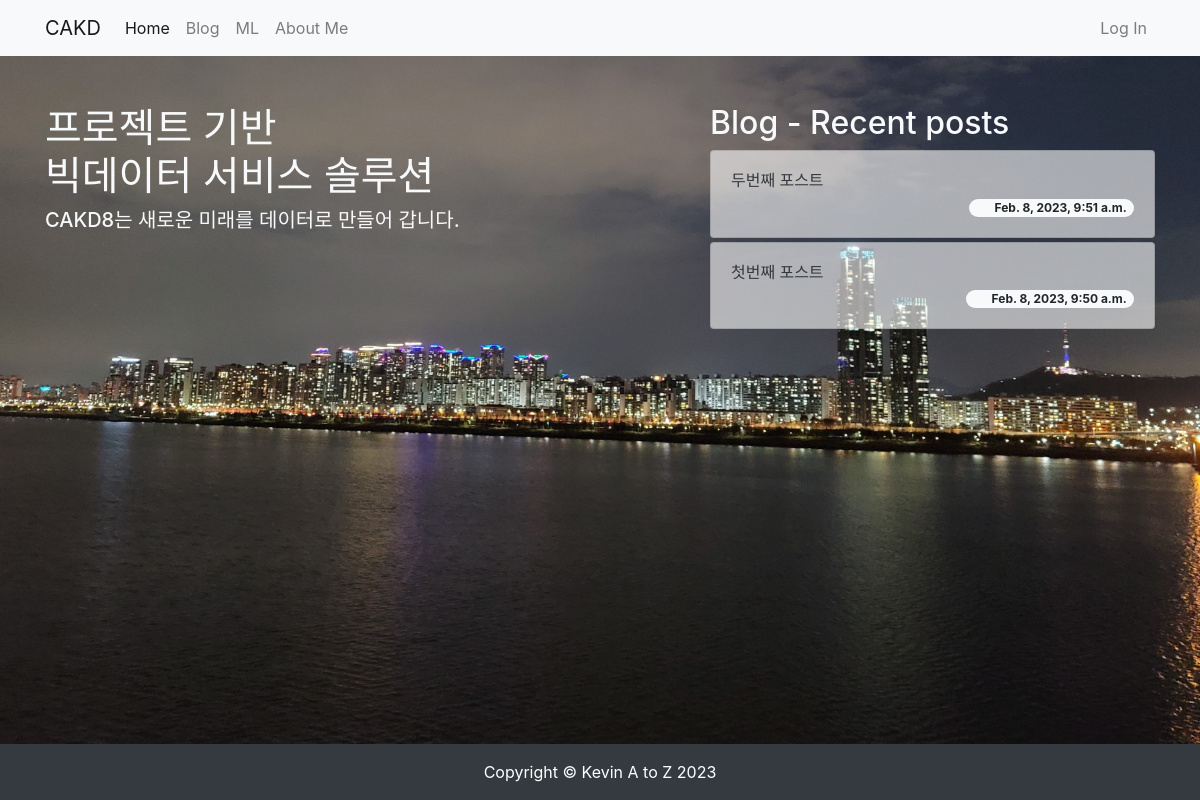
The app's page /, older data.
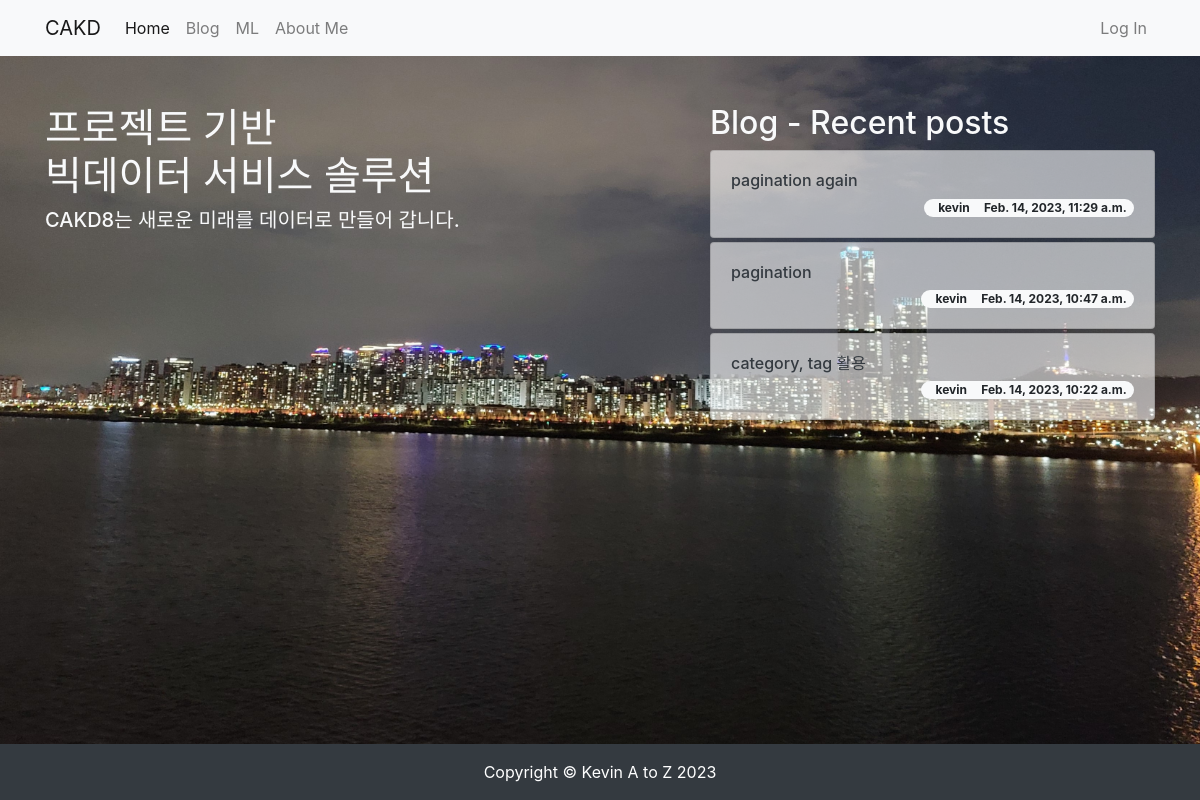
The same page, newer data.
### blog/models.py (models this page shows, shortened)
class Post(models.Model):
    title = models.CharField(max_length=30)
    hook_text = models.CharField(max_length=100, blank=True)
    content = models.TextField()
    head_image = models.ImageField(upload_to='blog/images/%Y/%m/%d/', blank=True)
    file_upload = models.FileField(upload_to='blog/files/%Y/%m/%d/', blank=True)
    created_at = models.DateTimeField(auto_now_add=True)
    updated_at = models.DateTimeField(auto_now=True)
    author = models.ForeignKey(User, null=True, on_delete=models.SET_NULL)
    category = models.ForeignKey(Category, null=True, blank=True, on_delete=models.SET_NULL)
    tags = models.ManyToManyField(Tag, blank=True)
    def get_absolute_url(self): # 객체의 상세 페이지로 이동할 수 있는 링크를 만들 수 있음. url 생성 규칙을 정의하는 메서드
        return f'/blog/{self.pk}/'

### homepage/views.py (the view)
# urls.py: path('', views.landing),
def landing(request):
    recent_posts = Post.objects.order_by('-pk')[:3]
    return render(
        request,
        'homepage/landing.html',
        {
            'recent_posts':recent_posts,
        }
    )

### homepage/templates/homepage/landing.html (shortened to what this page needs)
<!DOCTYPE html>{% load static %}
<html lang="en">
<head>
    <link rel="stylesheet" href="https://cdn.jsdelivr.net/npm/bootstrap@4.5.3/dist/css/bootstrap.min.css">
    <link rel="stylesheet" href="{% static 'homepage/css/landing.css' %}" media="screen">
</head>
<body>
    {% include 'blog/navbar.html' %}
    <section>
        <div class="container">
            <div class="row justify-content-between">
                <div class="col-lg-6 text-light">
                    <h1 class="mt-5"> 프로젝트 기반 <BR> 빅데이터 서비스 솔루션 </h1>
                    <h5>CAKD8는 새로운 미래를 데이터로 만들어 갑니다.</h5>
                </div>
                <div class="col-lg-5 mt-5">
                    <h2 class="text-light">Blog - Recent posts</h2> {% for post in recent_posts %} <div
                        class="card mt-1">
                        <div class="card-body">
                            <h6><a href="{{ post.get_absolute_url }}"
                                    class="text-decoration-none text-dark">{{ post.title }}</a></h6>
                            <span class="badge badge-pill badge-light float-right">
                                {{ post.author.username }} &nbsp; &nbsp; {{ post.created_at }} </span>
                        </div>
                    </div> {% endfor %}
                </div>
            </div>
        </div>
    </section>
    <div class="fixed-bottom">
    <footer class="py-3 bg-dark">
        <div class="container">
            <p class="m-0 text-center text-white"> Copyright &copy; Kevin A to Z 2023 </p>
        </div>
    </footer>
    </div>
</body>
</html>

Row changes from the older to the newer data that the page shows:
no longer on this page (row unchanged): Post: title "두번째 포스트", created_at "Feb. 8, 2023, 9:51 a.m."
no longer on this page (row unchanged): Post: title "첫번째 포스트", created_at "Feb. 8, 2023, 9:50 a.m."
added Post: title "pagination again", author.username "kevin", created_at "Feb. 14, 2023, 11:29 a.m."
added Post: title "pagination", author.username "kevin", created_at "Feb. 14, 2023, 10:47 a.m."
added Post: title "category, tag 활용", author.username "kevin", created_at "Feb. 14, 2023, 10:22 a.m."
